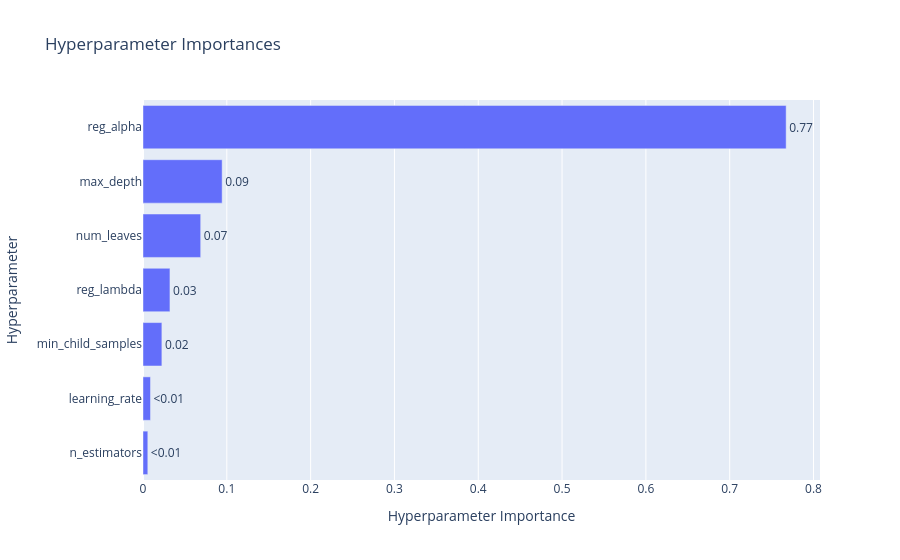

The notebook cell saved with this chart:
### Markdown cell above
하이퍼파라미터 중요도

### Code cell
optuna.visualization.plot_param_importances(study)

### Figure 1 — Plotly figure (JSON) as saved in the notebook; plotly's stock layout.template omitted (floating-point values rounded to 4 significant figures)
{"data": [{"cliponaxis": false, "hovertemplate": ["n_estimators (IntDistribution): 0.005749843878070773<extra></extra>", "learning_rate (FloatDistribution): 0.00894001471817193<extra></extra>", "min_child_samples (IntDistribution): 0.02252839546787955<extra></extra>", "reg_lambda (FloatDistribution): 0.032151988224079824<extra></extra>", "num_leaves (IntDistribution): 0.0688307929940022<extra></extra>", "max_depth (IntDistribution): 0.09443286024014863<extra></extra>", "reg_alpha (FloatDistribution): 0.7673661044776472<extra></extra>"], "name": "Objective Value", "orientation": "h", "text": ["<0.01", "<0.01", "0.02", "0.03", "0.07", "0.09", "0.77"], "textposition": "outside", "type": "bar", "x": [0.00575, 0.00894, 0.02253, 0.03215, 0.06883, 0.09443, 0.7674], "y": ["n_estimators", "learning_rate", "min_child_samples", "reg_lambda", "num_leaves", "max_depth", "reg_alpha"]}], "layout": {"title": {"text": "Hyperparameter Importances"}, "xaxis": {"title": {"text": "Hyperparameter Importance"}}, "yaxis": {"title": {"text": "Hyperparameter"}}}}
